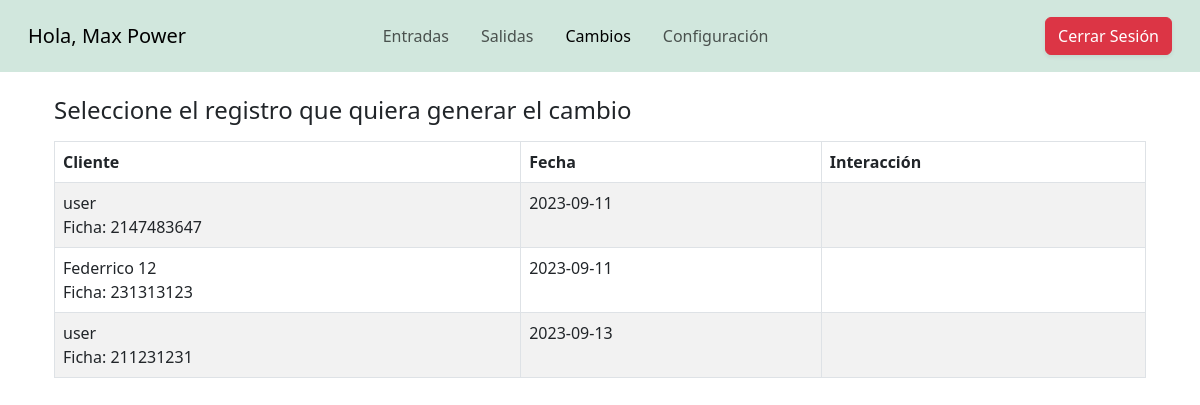
The app's page /views/cambios.php (signed in) with its own data.
### tables this page shows
CREATE TABLE `movimiento` (
  `idMovimiento` int(11) NOT NULL,
  `tipo_movimiento` enum('salida','entrada') NOT NULL,
  `tomador` int(50) NOT NULL,
  `elemento` int(11) NOT NULL,
  `ficha` int(11) NOT NULL,
  `cantidad` int(11) NOT NULL,
  `observacion` text NOT NULL,
  `fecha` date NOT NULL DEFAULT current_timestamp()
);

CREATE TABLE `usuarios` (
  `id` int(50) NOT NULL,
  `user` varchar(50) NOT NULL,
  `telefono` varchar(15) NOT NULL,
  `password` varchar(32) NOT NULL,
  `email` varchar(50) NOT NULL,
  `rol` varchar(10) NOT NULL
);

### views/cambios.php (the view, shortened to what this page needs)
<?php session_start();
include("../controllers/dbConection.php"); ?>
<!DOCTYPE html>
<html lang="es">
<head>
  <link rel="stylesheet" href="../csss/bootstrap/css/bootstrap.min.css">
</head>
<body>
  <nav class="navbar navbar-expand-lg navbar-light bg-success-subtle p-3">
    <div class="container-fluid">
      <a class="navbar-brand" href="#">
        <?php
        echo "Hola, ";
        echo $_SESSION["nombre"];
        ?>
      </a>
      <div class=" collapse navbar-collapse" id="navbarNavDropdown">
        <ul class="navbar-nav ms-auto ">
          <li class="nav-item">
            <a class="nav-link mx-2" href="entradas.php">Entradas</a>
          </li>
          <li class="nav-item">
            <a class="nav-link mx-2" href="salidas.php">Salidas</a>
          </li>
          <li class="nav-item">
            <a class="nav-link mx-2 active" aria-current="page" href="#">Cambios</a>
          </li>
          <li class="nav-item">
            <a class="nav-link mx-2" href="configuracion.php">Configuración</a>
          </li>
        </ul>
        <ul class="navbar-nav ms-auto d-none d-lg-inline-flex">
          <li class="nav-item mx-2">
            <a class="nav-link text-dark h5" href="" target="blank"><i class="fab fa-google-plus-square"></i></a>
          </li>
          <li class="nav-item mx-2">
            <a class="nav-link text-dark h5" href="" target="blank"><i class="fab fa-twitter"></i></a>
          </li>
          <li class="nav-item mx-2">
            <a class="nav-link text-dark h5" href="" target="blank"><i class="fab fa-facebook-square"></i></a>
          </li>
        </ul>
      </div>
      <div>
        <button class="btn btn-danger shadow-sm">
          <a class="text-decoration-none text-white" href="../controllers/logout.php">Cerrar Sesión</a>
        </button>
      </div>
    </div>
  </nav>
  <div class="container p-4">
    <h4 class="mb-3">Seleccione el registro que quiera generar el cambio</h4>
    <table class="table table-bordered table-striped table-hover table-small table-responsive" style="width: 100%;">
      <thead>
        <th>Cliente</th>
        <th>Fecha</th>
        <th>Interacción</th>
      </thead>
      <tbody>
        <?php $data = $conexion->query("SELECT m.*, u.* FROM movimiento as m JOIN usuarios as u ON m.tomador = u.id WHERE m.tipo_movimiento='salida'");
        while ($tableData = $data->fetch_object()) { ?>
          <tr>
            <td><?= $tableData->user ?> <br> Ficha: <?= $tableData->ficha ?></td>
            <td><?= $tableData->fecha ?></td>
            <td></td>
          </tr>
        <?php } ?>
      </tbody>
    </table>
  </div>
</body>
</html>

### records on screen
movimiento: tomador.user "user", ficha "2147483647", fecha "2023-09-11"
movimiento: tomador.user "Federrico 12", ficha "231313123", fecha "2023-09-11"
movimiento: tomador.user "user", ficha "211231231", fecha "2023-09-13"

### other values on screen
$_SESSION["nombre"] "Max Power"
